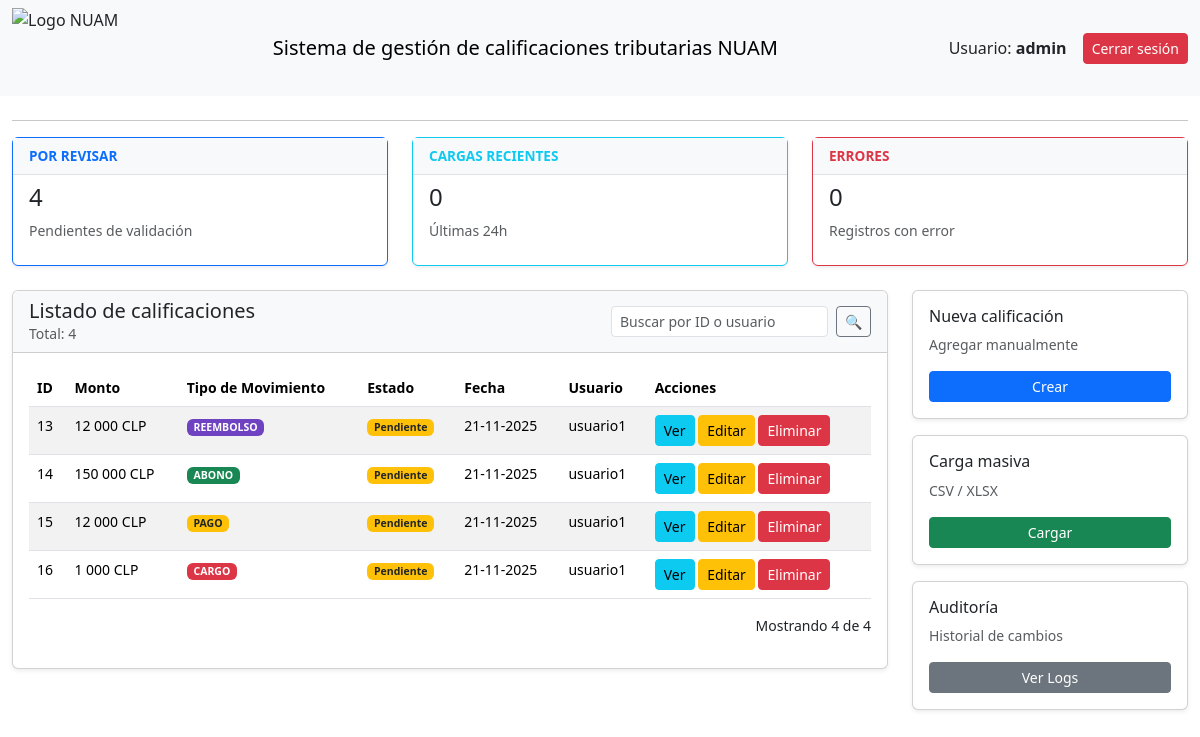
The app's page / (signed in) with its own data.
### calificaciones/models.py (models this page shows, shortened)
class Calificacion(models.Model):
    usuario = models.ForeignKey(
        User,
        on_delete=models.CASCADE,
        verbose_name="Usuario",
        related_name='calificaciones_realizadas'
    )
    monto = models.DecimalField(
        max_digits=12,
        decimal_places=0,
        verbose_name="Monto (CLP)"
    )
    TIPO_MOVIMIENTO_CHOICES = [
        ('abono', 'ABONO'),
        ('cargo', 'CARGO'),
        ('pago', 'PAGO'),
        ('reembolso', 'REEMBOLSO'),
    ]
    tipo_movimiento = models.CharField(
        max_length=10,
        choices=TIPO_MOVIMIENTO_CHOICES,
        default='abono',
        verbose_name="Tipo de Movimiento"
    )
    fecha_registro = models.DateField(
        default=timezone.now,
        verbose_name="Fecha de Registro"
    )
    ESTADO_CHOICES = [
        ('pendiente', 'Pendiente'),
        ('validado', 'Validado'),
        ('rechazado', 'Rechazado'),
    ]
    estado = models.CharField(
        max_length=20,
        choices=ESTADO_CHOICES,
        default='pendiente',
        verbose_name="Estado"
    )
    class Meta:
        verbose_name = "Calificación"
        verbose_name_plural = "Calificaciones"

### calificaciones/views.py (the view, shortened to what this page needs)
# urls.py: path('', views.dashboard_view, name='dashboard'),
@login_required
def dashboard_view(request):
    query = request.GET.get('q')
    calificaciones_qs = Calificacion.objects.all()
    listado_calificaciones = calificaciones_qs.order_by('id')
    total_calificaciones = calificaciones_qs.count()
    context = {
        'listado_calificaciones': listado_calificaciones,
        'total_calificaciones': total_calificaciones,
        'usuario': request.user,
        'pendientes_validacion': Calificacion.objects.filter(estado='pendiente').count(),
        'cargas_recientes': ArchivoMasivo.objects.filter(
            fecha_carga__gte=timezone.now() - datetime.timedelta(hours=24)
        ).count(),
        'errores_simulados': 0,
    }
    return render(request, 'calificaciones/dashboard.html', context)

### calificaciones/templates/calificaciones/dashboard.html (shortened to what this page needs)
{% load static %}
<!DOCTYPE html>
<html lang="es">
<head>
    <link href="https://cdn.jsdelivr.net/npm/bootstrap@5.3.3/dist/css/bootstrap.min.css" rel="stylesheet">
</head>
<body>
    <nav class="navbar navbar-light bg-light">
        <div class="container-fluid">
            <img src="https://www.df.cl/noticias/site/artic/20241210/imag/foto_0000000420241210145656/nuam_HD.png"
                 style="height: 80px;"
                 alt="Logo NUAM">
            <span class="navbar-brand mb-0 h1">Sistema de gestión de calificaciones tributarias NUAM</span>
            <div class="d-flex align-items-center">
                <span class="me-3">Usuario: <strong>{{ usuario.username }}</strong></span>
                <form action="{% url 'admin:logout' %}" method="post" class="m-0">
                    <button type="submit" class="btn btn-danger btn-sm">
                        Cerrar sesión
                    </button>
                </form>
            </div>
        </div>
    </nav>
    <div class="container-fluid mt-4">
        <hr>
        <div class="row mb-4">
            <div class="col-md-4">
                <div class="card shadow-sm border-primary">
                    <div class="card-header-custom text-primary">POR REVISAR</div>
                    <div class="card-body-custom">
                        <h4 class="card-title">{{ pendientes_validacion }}</h4>
                        <p class="text-muted small">Pendientes de validación</p>
                    </div>
                </div>
            </div>
            <div class="col-md-4">
                <div class="card shadow-sm border-info">
                    <div class="card-header-custom text-info">CARGAS RECIENTES</div>
                    <div class="card-body-custom">
                        <h4 class="card-title">{{ cargas_recientes }}</h4>
                        <p class="text-muted small">Últimas 24h</p>
                    </div>
                </div>
            </div>
            <div class="col-md-4">
                <div class="card shadow-sm border-danger">
                    <div class="card-header-custom text-danger">ERRORES</div>
                    <div class="card-body-custom">
                        <h4 class="card-title">{{ errores_simulados }}</h4>
                        <p class="text-muted small">Registros con error</p>
                    </div>
                </div>
            </div>
        </div>
        <div class="row">
            <div class="col-md-9">
                <div class="card shadow-sm">
                    <div class="card-header bg-light d-flex justify-content-between align-items-center">
                        <div>
                            <h5 class="mb-0">Listado de calificaciones</h5>
                            <p class="text-muted small mb-0">Total: {{ total_calificaciones }}</p>
                        </div>
                        <form method="get" class="d-flex" style="max-width: 260px;">
                            <input
                                type="text"
                                name="q"
                                value="{{ request.GET.q }}"
                                class="form-control form-control-sm"
                                placeholder="Buscar por ID o usuario"
                            >
                            <button class="btn btn-sm btn-outline-secondary ms-2" type="submit">
                                🔍
                            </button>
                        </form>
                    </div>
                    <div class="card-body">
                        <table class="table table-striped table-hover small">
                            <thead>
                                <tr>
                                    <th>ID</th>
                                    <th>Monto</th>
                                    <th>Tipo de Movimiento</th>
                                    <th>Estado</th>
                                    <th>Fecha</th>
                                    <th>Usuario</th>
                                    <th>Acciones</th>
                                </tr>
                            </thead>
                            <tbody>
                                {% for calificacion in listado_calificaciones %}
                                <tr>
                                    <td>{{ calificacion.id}}</td>
                                    <td>{{ calificacion.monto|floatformat:0 }} CLP</td>
                                    <td>
                                        <span class="badge
                                            {% if calificacion.tipo_movimiento == 'abono' %} bg-success
                                            {% elif calificacion.tipo_movimiento == 'cargo' %} bg-danger
                                            {% elif calificacion.tipo_movimiento == 'pago' %} bg-warning text-dark
                                            {% elif calificacion.tipo_movimiento == 'reembolso' %} bg-purple text-white
                                            {% endif %}
                                        ">
                                            {{ calificacion.get_tipo_movimiento_display }}
                                        </span>
                                    </td>
                                        <td>
                                            <span class="badge
                                                {% if calificacion.estado == 'validado' %} bg-success
                                                {% elif calificacion.estado == 'rechazado' %} bg-danger
                                                {% else %} bg-warning text-dark
                                                {% endif %}
                                            ">
                                                {{ calificacion.get_estado_display }}
                                            </span>
                                        </td>
                                    <td>{{ calificacion.fecha_registro|date:"d-m-Y" }}</td>
                                    <td>{{ calificacion.usuario.username }}</td>
                                    <td>
                                        <a href="{% url 'ver_calificacion' calificacion.id %}" class="btn btn-sm btn-info">Ver</a>
                                        <a href="{% url 'editar_calificacion' calificacion.id %}" class="btn btn-sm btn-warning">Editar</a>
                                        <a href="{% url 'eliminar_calificacion' calificacion.id %}" class="btn btn-sm btn-danger">Eliminar</a>
                                    </td>
                                </tr>
                                {% empty %}
                                <tr>
                                    <td colspan="7">No hay calificaciones registradas.</td>
                                </tr>
                                {% endfor %}
                            </tbody>
                        </table>
                        <p class="small text-end mt-3">
                            Mostrando {{ listado_calificaciones|length }} de {{ total_calificaciones }}
                        </p>
                    </div>
                </div>
            </div>
            <div class="col-md-3">
                <div class="card mb-3 shadow-sm">
                    <div class="card-body">
                        <h6 class="card-title">Nueva calificación</h6>
                        <p class="text-muted small">Agregar manualmente</p>
                        <a href="{% url 'crear_calificacion' %}" class="btn btn-sm btn-primary w-100">Crear</a>
                    </div>
                </div>
                <div class="card mb-3 shadow-sm">
                    <div class="card-body">
                        <h6 class="card-title">Carga masiva</h6>
                        <p class="text-muted small">CSV / XLSX</p>
                        <a href="{% url 'carga_masiva' %}" class="btn btn-sm btn-success w-100">Cargar</a>
                    </div>
                </div>
                <div class="card mb-3 shadow-sm">
                    <div class="card-body">
                        <h6 class="card-title">Auditoría</h6>
                        <p class="text-muted small">Historial de cambios</p>
                        <a href="{% url 'admin:calificaciones_auditoria_changelist' %}" class="btn btn-sm btn-secondary w-100">Ver Logs</a>
                    </div>
                </div>
            </div>
        </div>
    </div>
</body>
</html>

### calificaciones/templates/calificaciones/dashboard.html (style rules this page uses)
.card-header-custom { background-color: #f8f9fa; border-bottom: 1px solid #dee2e6; padding: 0.5rem 1rem; font-size: 0.85rem; font-weight: 600; }
.card-body-custom { padding: 0.5rem 1rem; }
.bg-purple { background-color: #6f42c1 !important; }

### records on screen
Calificacion: id "13", monto "12 000", tipo_movimiento "REEMBOLSO", estado "Pendiente", fecha_registro "21-11-2025", usuario.username "usuario1"
Calificacion: id "14", monto "150 000", tipo_movimiento "ABONO", estado "Pendiente", fecha_registro "21-11-2025", usuario.username "usuario1"
Calificacion: id "15", monto "12 000", tipo_movimiento "PAGO", estado "Pendiente", fecha_registro "21-11-2025", usuario.username "usuario1"
Calificacion: id "16", monto "1 000", tipo_movimiento "CARGO", estado "Pendiente", fecha_registro "21-11-2025", usuario.username "usuario1"

### other values on screen
{{ usuario.username }} "admin"
{{ pendientes_validacion }} "4"
{{ cargas_recientes }} "0"
{{ errores_simulados }} "0"
{{ total_calificaciones }} "4"
{{ listado_calificaciones|length }} "4"
